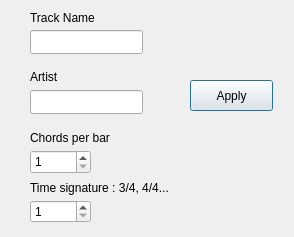
<?xml version="1.0" encoding="UTF-8"?>
<ui version="4.0">
 <class>TrackProperties</class>
 <widget class="QDialog" name="TrackProperties">
  <property name="geometry">
   <rect>
    <x>0</x>
    <y>0</y>
    <width>294</width>
    <height>237</height>
   </rect>
  </property>
  <property name="windowTitle">
   <string>Dialog</string>
  </property>
  <widget class="QLineEdit" name="t_trackname">
   <property name="geometry">
    <rect>
     <x>30</x>
     <y>30</y>
     <width>113</width>
     <height>24</height>
    </rect>
   </property>
  </widget>
  <widget class="QLineEdit" name="t_artist">
   <property name="geometry">
    <rect>
     <x>30</x>
     <y>90</y>
     <width>113</width>
     <height>24</height>
    </rect>
   </property>
  </widget>
  <widget class="QLabel" name="label">
   <property name="geometry">
    <rect>
     <x>30</x>
     <y>10</y>
     <width>171</width>
     <height>16</height>
    </rect>
   </property>
   <property name="locale">
    <locale language="English" country="UnitedStates"/>
   </property>
   <property name="text">
    <string>Track Name</string>
   </property>
  </widget>
  <widget class="QLabel" name="label_2">
   <property name="geometry">
    <rect>
     <x>30</x>
     <y>70</y>
     <width>57</width>
     <height>14</height>
    </rect>
   </property>
   <property name="locale">
    <locale language="English" country="UnitedStates"/>
   </property>
   <property name="text">
    <string>Artist</string>
   </property>
  </widget>
  <widget class="QSpinBox" name="t_barsize">
   <property name="geometry">
    <rect>
     <x>30</x>
     <y>150</y>
     <width>61</width>
     <height>24</height>
    </rect>
   </property>
   <property name="minimum">
    <number>1</number>
   </property>
   <property name="value">
    <number>1</number>
   </property>
  </widget>
  <widget class="QLabel" name="label_3">
   <property name="geometry">
    <rect>
     <x>30</x>
     <y>130</y>
     <width>171</width>
     <height>16</height>
    </rect>
   </property>
   <property name="locale">
    <locale language="English" country="UnitedStates"/>
   </property>
   <property name="text">
    <string>Chords per bar</string>
   </property>
  </widget>
  <widget class="QPushButton" name="pushButton">
   <property name="geometry">
    <rect>
     <x>190</x>
     <y>80</y>
     <width>83</width>
     <height>31</height>
    </rect>
   </property>
   <property name="text">
    <string>Apply</string>
   </property>
  </widget>
  <widget class="QSpinBox" name="t_timeSignature">
   <property name="geometry">
    <rect>
     <x>30</x>
     <y>200</y>
     <width>61</width>
     <height>23</height>
    </rect>
   </property>
   <property name="minimum">
    <number>1</number>
   </property>
   <property name="maximum">
    <number>8</number>
   </property>
  </widget>
  <widget class="QLabel" name="label_4">
   <property name="geometry">
    <rect>
     <x>30</x>
     <y>180</y>
     <width>201</width>
     <height>16</height>
    </rect>
   </property>
   <property name="text">
    <string>Time signature : 3/4, 4/4...</string>
   </property>
  </widget>
 </widget>
 <resources/>
 <connections>
  <connection>
   <sender>pushButton</sender>
   <signal>clicked()</signal>
   <receiver>TrackProperties</receiver>
   <slot>accept()</slot>
   <hints>
    <hint type="sourcelabel">
     <x>217</x>
     <y>93</y>
    </hint>
    <hint type="destinationlabel">
     <x>218</x>
     <y>27</y>
    </hint>
   </hints>
  </connection>
 </connections>
</ui>
